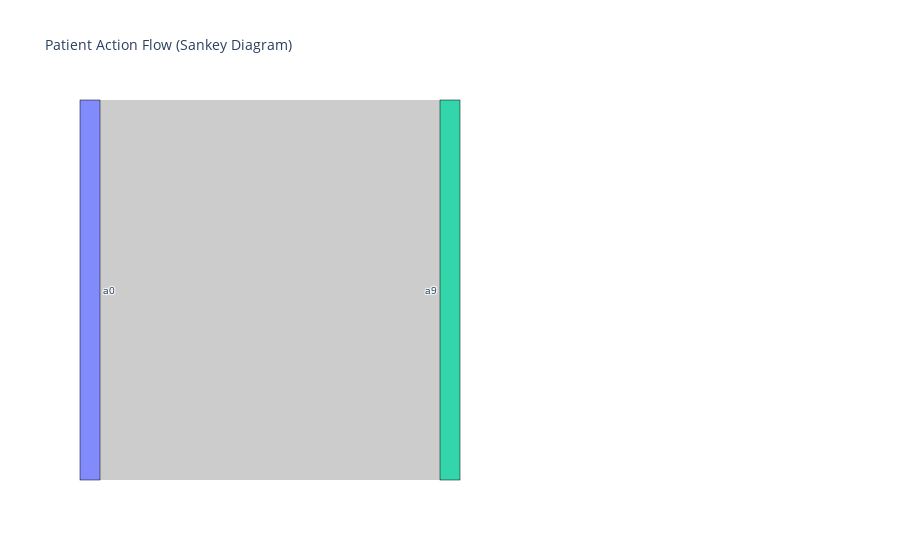

Source (notebook cell):
### Code cell
# Display activity_log as a DataFrame (tabular form)
activity_df = pd.DataFrame(activity_log)
# filter to one example patient for clarity
example_patient_df = activity_df[activity_df['patient_id'] == 3]
example_patient_pathway_df = example_patient_df[example_patient_df['pathway_code'] == 'P6']
#example_patient_df = activity_df

display(example_patient_pathway_df.head(20))  

timesteps = sorted(example_patient_df['simulation_time'].unique())
all_pathways = sorted(example_patient_df['pathway_code'].unique())

# Build a DataFrame: index=timesteps, columns=pathways, value=1 if patient is on that pathway at that time
presence_matrix = pd.DataFrame(0, index=timesteps, columns=all_pathways)
for t in timesteps:
    active_pathways = example_patient_df[example_patient_df['simulation_time'] == t]['pathway_code'].unique()
    for pw in active_pathways:
        presence_matrix.loc[t, pw] = 1

plt.figure(figsize=(12, 4))
ax = sns.heatmap(presence_matrix.T, cmap="Greens", cbar=False, linewidths=0.5, linecolor='gray')

# Overlay red squares where the next action is 'a9' for patient 3
for idx, row in example_patient_df.iterrows():
    if row['next_action'] == 'a9':
        # simulation_time is x, pathway_code is y
        x = row['simulation_time'] - 1  # adjust for zero-based index in heatmap
        y = all_pathways.index(row['pathway_code'])
        ax.add_patch(plt.Rectangle((x, y), 1, 1, fill=True, color='red', alpha=0.5, lw=0))

plt.title(f"Pathway Presence Over Time for Patient 3 (Red = next action 'a9')")
plt.xlabel("Simulation Time")
plt.ylabel("Pathway")
plt.yticks(ticks=np.arange(len(all_pathways)) + 0.5, labels=all_pathways, rotation=0)
plt.show()

# Prepare data for Sankey diagram
filtered_df = example_patient_pathway_df.dropna(subset=['action_name','next_action'])
sources = filtered_df['action_name']
targets = filtered_df['next_action']
labels = list(pd.unique(pd.concat([sources, targets])))

# Cut the 'a9' output action from the Sankey diagram
mask = sources != 'a9'
filtered_sources = sources[mask]
filtered_targets = targets[mask]

values = [1] * len(filtered_df)  # Each transition counts as 1

left_nodes = ['a0', 'a1']
right_nodes = ['a9']
middle_nodes = [l for l in labels if l not in left_nodes + right_nodes]
ordered_labels = left_nodes + middle_nodes + right_nodes

# Remap indices for sources and targets
label_indices_ordered = {label: idx for idx, label in enumerate(ordered_labels)}
source_indices_ordered = filtered_sources.map(label_indices_ordered)
target_indices_ordered = filtered_targets.map(label_indices_ordered)

# Set x positions: 0 for left, 1 for right, 0.5 for middle
x_positions = [i / (len(ordered_labels) - 1) for i in range(len(ordered_labels))]
for label in ordered_labels:
    if label in left_nodes:
        x_positions.append(0.0)
    elif label in right_nodes:
        x_positions.append(1.0)
    else:
        x_positions.append(0.5)

# Optional: set y positions to spread nodes vertically
y_positions = [i / (len(ordered_labels) - 1) for i in range(len(ordered_labels))]

fig = go.Figure(data=[go.Sankey(
    node=dict(
        pad=15,
        thickness=20,
        line=dict(color="black", width=0.5),
        label=ordered_labels,
        x=x_positions,
        y=y_positions,
    ),
    link=dict(
        source=source_indices_ordered,
        target=target_indices_ordered,
        value=values,
    ))])

fig.update_layout(title_text="Patient Action Flow (Sankey Diagram)", font_size=10)
fig.show()

### Figure 1 — Plotly figure (JSON) as saved in the notebook; plotly's stock layout.template omitted (floating-point values rounded to 4 significant figures)
{"data": [{"link": {"source": [0], "target": [2], "value": [1]}, "node": {"label": ["a0", "a1", "a9"], "line": {"color": "black", "width": 0.5}, "pad": 15, "thickness": 20, "x": [0, 0.5, 1, 0, 0, 1], "y": [0, 0.5, 1]}, "type": "sankey"}], "layout": {"font": {"size": 10}, "title": {"text": "Patient Action Flow (Sankey Diagram)"}}}
